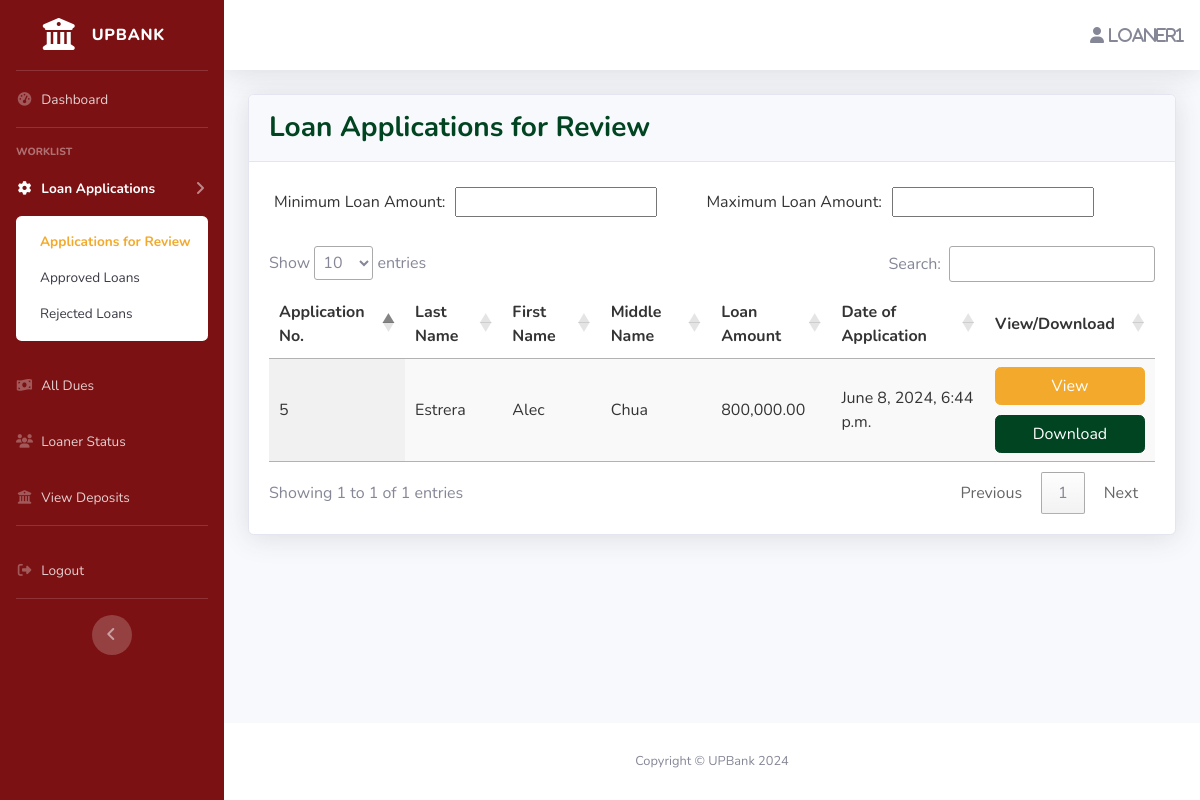
/bank-officer/review (signed in), run on the app's committed database.
### loans_borrower/models.py (models this page shows, shortened)
class Loans(models.Model):
    STATUS = (
        ('For Review', 'For Review'),
        ('Approved', 'Approved'),
        ('Rejected', 'Rejected'),
    )
    CIV_STATUS = (
        ('Married', 'Married'),
        ('Separated', 'Separated'),
        ('Single', 'Single'),
        ('Widower', 'Widower'),
    )
    LEN_STAY = (
        ('Months', 'Months'),
        ('Years', 'Years'),
    )
    HOME_OWN = (
        ('Mortgage', 'Mortgage'),
        ('Rented', 'Rented'),
        ('Owned', 'Owned'),
        ('Used Free/Living with Parents/Relatives', 'Used Free/Living with Parents/Relatives'),
    )
    PHONE_TYPE = (
        ('Home', 'Home'),
        ('Mobile', 'Mobile'),
    )
    PRIME_INCOME = (
        ('Employment', 'Employment'),
        ('Business', 'Business'),
    )
    EMP_TYPE = (
        ('Local(Government)', 'Local(Government)'),
        ('Local(Private)', 'Local(Private)'),
        ('OFW Non-Immigrant(Government)', 'OFW Non-Immigrant(Government)'),
        ('OFW Non-Immigrant(Private)', 'OFW Non-Immigrant(Private)'),
    )
    LOAN_TAG = (
        ('Pending', 'Pending'),
        ('Delinquent', 'Delinquent'),
        ('In-Loan Default', 'In-Loan Default'),
        ('Completed', 'Completed'),
    )
    app_date = models.DateTimeField(null=True, blank=True)
    status = models.CharField(default='For Review',max_length=100, choices=STATUS, null=True)
    make = models.CharField(max_length=100, null=True, blank=False)
    model = models.CharField(max_length=100, null=True, blank=False)
    sell_price = models.DecimalField(max_digits=50, decimal_places=2, null=True, blank=False)
    dp_percent = models.PositiveIntegerField(null=True, blank=False)
    dp_amt = models.DecimalField(max_digits=50, decimal_places=2, null=True, blank=False)
    loan_amt = models.DecimalField(max_digits=50, decimal_places=2, null=True, blank=False)
    no_of_payments = models.IntegerField(null=True, blank=False)
    loan_bal = models.DecimalField(default=0,max_digits=50, decimal_places=2, null=True, blank=True)
    user = models.ForeignKey(User, on_delete=models.CASCADE, null=True, blank=True)
    first_name = models.CharField(max_length=100, null=True, blank=False)
    middle_name = models.CharField(max_length=100, null=True, blank=True)
    last_name = models.CharField(max_length=100, null=True, blank=False)
    birthdate = models.DateField(null=True, blank=False)
    civ_status = models.CharField(max_length=100, choices=CIV_STATUS, null=True, blank=False)
    unit_no = models.CharField(max_length=100, null=True, blank=False)
    condo_name = models.CharField(max_length=100, null=True, blank=True)
    street = models.CharField(max_length=100, null=True, blank=False)
    subdiv_brgy = models.CharField(max_length=100, null=True, blank=False)
    city = models.CharField(max_length=100, null=True, blank=False)
    municip_prov = models.CharField(max_length=100, null=True, blank=False)
    country = models.CharField(max_length=100, null=True, blank=False)
    len_stay = models.CharField(max_length=100, choices=LEN_STAY, null=True, blank=False)
    len_stay_num = models.IntegerField(null=True, blank=False)
    home_own = models.CharField(max_length=100, choices=HOME_OWN, null=True, blank=False)
    phone_type = models.CharField(max_length=100, choices=PHONE_TYPE, null=True, blank=False)
    home_num = models.CharField(max_length=100, null=True, blank=True)
    mobile_num = PhoneNumberField(max_length=100, null=True, blank=True)
    email_add = models.CharField(max_length=100, null=True, blank=False)
    prime_income = models.CharField(max_length=100, choices=PRIME_INCOME, null=True, blank=False)
    emp_type = models.CharField(max_length=100, choices=EMP_TYPE, null=True, blank=True)
    emp_name = models.CharField(max_length=100, null=True, blank=True)
    job_pos = models.CharField(max_length=100, null=True, blank=True)
    emp_tenure = models.CharField(max_length=100, choices=LEN_STAY, null=True, blank=True)
    emp_tenure_num = models.IntegerField(null=True, blank=True)
    emp_monthly_income = models.DecimalField(max_digits=50, decimal_places=2, null=True, blank=True)
    emp_work_no = models.CharField(max_length=100, null=True, blank=True)
    bsns_type = models.CharField(default="Self-Employed", max_length=100, null=True, blank=True)
    bsns_name = models.CharField(max_length=100, null=True, blank=True)
    bsns_tenure = models.CharField(max_length=100, choices=LEN_STAY, null=True, blank=True)
    bsns_tenure_num = models.IntegerField(null=True, blank=True)
    bsns_monthly_income = models.DecimalField(max_digits=50, decimal_places=2, null=True, blank=True)
    bsns_work_no = models.CharField(max_length=100, null=True, blank=True)
    bsns_unit_no = models.CharField(max_length=100, null=True, blank=True)
    bsns_condo_name = models.CharField(max_length=100, null=True, blank=True)
    bsns_street = models.CharField(max_length=100, null=True, blank=True)
    bsns_subdiv_brgy = models.CharField(max_length=100, null=True, blank=True)
    bsns_city = models.CharField(max_length=100, null=True, blank=True)
    bsns_municip_prov = models.CharField(max_length=100, null=True, blank=True)
    bsns_country = models.CharField(max_length=100, null=True, blank=True)
    loan_docs = models.FileField(upload_to='loan_docs/', null=True, blank=True)
    loan_tag = models.CharField(default='Pending', max_length=100, choices=LOAN_TAG, null=True, blank=True)

### bank_officer/views.py (the view)
# urls.py: path('review', views.review, name="review"),
def review (request):
    loans = Loans.objects.filter(status='For Review')
    data = {
        'loans' : loans,
    }
    return render(request, 'bank_officer/review.html', data)

### bank_officer/templates/bank_officer/review.html (shortened to what this page needs)
{% extends 'bank_officer/navbar.html' %}
{% load static %}
{% block content %}
{% load humanize %}
                    <div class="card shadow mb-4">
                        <div class="card-header py-3">
                            <h3 class="m-0 font-weight-bold" style="color:#014421">Loan Applications for Review</h3>
                        </div>
                        <div class="card-body">
                            <div class="table-responsive">
                                <table border="0" cellspacing="5" cellpadding="5">
                                <tbody><tr>
                                    <td style="color: #343434">Minimum Loan Amount:</td>
                                    <td><input type="text" id="min" name="min" style="color: #343434;"></td>
                                    <td>&nbsp;&nbsp;&nbsp;&nbsp;&nbsp;&nbsp;&nbsp;</td>
                                    <td style="color: #343434">Maximum Loan Amount:</td>
                                    <td><input type="text" id="max" name="max" style="color: #343434;"></td>
                                </tr>
                                </tbody></table><br>
                                <table id="example" class="display" style="width:100%">
                                    <thead>
                                        <tr>
                                            <th>Application No.</th>
                                            <th>Last Name</th>
                                            <th>First Name</th>
                                            <th>Middle Name</th>
                                            <th>Loan Amount</th>
                                            <th>Date of Application</th>
                                            <th>View/Download</th>
                                        </tr>
                                    </thead>
                                    <tbody>
                                        {% for loan in loans %}
                                             <tr onclick="window.location='{% url 'loan-app' loan.id %}'">
                                                <td>{{loan.id}}</a></td>
                                                <td>{{loan.last_name}}</td>
                                                <td>{{loan.first_name}}</td>
                                                <td>{{loan.middle_name}}</td>
                                                <td>{{loan.loan_amt|intcomma}}</td>
                                                <td>{{loan.app_date}}</td>
                                                <td>
                                                    <div>
                                                        <button id="submit_button" type="submit" class="btn btn-primary login-button button-width" style="background-color: #F3AA2C !important; border-color: #F3AA2C !important;">
                                                        <a href="{% url 'loan-app' loan.id %}" style="color:white;">View</a></button>
                                                    </div>
                                                    <div style="padding-top: 10px;">
                                                        <button id="submit_button" type="submit" class="btn btn-primary login-button button-width" style="background-color: #014421 !important; border-color: #014421 !important;">
                                                        <a href="{% url 'generate-pdf' loan.id %}" style="color:white">Download</a></button>
                                                    </div>
                                                </td>
                                            </tr>
                                        {% endfor %}
                                    </tbody>
                                </table>
                            </div>
                         </div>
                    </div>
{% endblock content %}

### bank_officer/templates/bank_officer/navbar.html (shortened to what this page needs)
{% load static %}
<!DOCTYPE html>
<html lang="en">
<head>
    <link rel="stylesheet" href="https://use.fontawesome.com/releases/v6.4.0/css/all.css">
    <link href="{% static 'vendor/fontawesome-free/css/all.min.css' %}" rel="stylesheet" type="text/css">
    <link href="{% static 'css/sb-admin-2.min.css' %}" rel="stylesheet">
    <link href="{% static 'vendor/datatables/dataTables.bootstrap4.min.css' %}" rel="stylesheet">
    <link rel="stylesheet" type="text/css" href="https://cdn.datatables.net/1.12.1/css/jquery.dataTables.min.css">
</head>
<body id="page-top">
    <div id="wrapper">
        <ul class="navbar-nav bg-gradient-primary sidebar sidebar-dark accordion" style="background:#7b1113" id="accordionSidebar">
            <a class="sidebar-brand d-flex align-items-center justify-content-center" href="#">
                <div class="sidebar-brand-icon"><i class="fa fa-building-columns"></i></div>
                <div class="sidebar-brand-text mx-3">UPBank</div>
            </a>
            <hr class="sidebar-divider my-0">
            <li class="nav-item {% if request.resolver_match.view_name == 'dashboard' %}active{% endif %}">
                <a class="nav-link" href="{% url 'dashboard' %}">
                    <i class="fas fa-fw fa-tachometer-alt"></i>
                    <span>Dashboard</span></a>
            </li>
            <hr class="sidebar-divider">
            <div class="sidebar-heading">
                Worklist
            </div>
            <li class="nav-item {% if request.resolver_match.view_name == 'review' or  request.resolver_match.view_name == 'approved' or request.resolver_match.view_name == 'rejected'%}active{% endif %}">
                <a class="nav-link collapsed" href="#" data-toggle="collapse" data-target="#collapseTwo"
                    aria-expanded="true" aria-controls="collapseTwo">
                    <i class="fas fa-fw fa-cog"></i>
                    <span>Loan Applications</span>
                </a>
                <div id="collapseTwo" class="collapse {% if request.resolver_match.view_name == 'review' or request.resolver_match.view_name == 'approved' or request.resolver_match.view_name == 'rejected'%}show{% endif %}" aria-labelledby="headingTwo" data-parent="#accordionSidebar">
                    <div class="bg-white py-2 collapse-inner rounded">
                        <a class="collapse-item {% if request.resolver_match.view_name == 'review' %}active{% endif %}" href="{% url 'review' %}">Applications for Review</a>
                        <a class="collapse-item {% if request.resolver_match.view_name == 'approved' %}active{% endif %}" href="{% url 'approved' %}">Approved Loans</a>
                        <a class="collapse-item {% if request.resolver_match.view_name == 'rejected' %}active{% endif %}" href="{% url 'rejected' %}">Rejected Loans</a>
                    </div>
                </div>
            </li>
            <li class="nav-item {% if request.resolver_match.view_name == 'all_dues' %}active{% endif %}">
                <a class="nav-link" href="{% url 'all_dues' %}">
                    <i class="fas fa-fw fa-money-bill-wave"></i>
                    <span>All Dues</span>
                </a>
            </li>
            <li class="nav-item {% if request.resolver_match.view_name == 'loaner-status' %}active{% endif %}">
                <a class="nav-link" href="{% url 'loaner-status' %}">
                    <i class="fas fa-fw fa-users"></i>
                    <span>Loaner Status</span>
                </a>
            </li>
            <li class="nav-item {% if request.resolver_match.view_name == 'view_deposit_applications' %}active{% endif %}">
                <a class="nav-link" href="{% url 'view_deposit_applications' %}">
                    <i class="fas fa-fw fa-university"></i>
                    <span>View Deposits</span>
                </a>
            </li>
            <hr class="sidebar-divider">
            <li class="nav-item">
                <a class="nav-link" href="{% url 'logout' %}">
                    <i class="fas fa-fw fa-sign-out-alt"></i>
                    <span>Logout</span></a>
            </li>
            <hr class="sidebar-divider d-none d-md-block">
            <div class="text-center d-none d-md-inline">
                <button class="rounded-circle border-0" id="sidebarToggle"></button>
            </div>
        </ul>
        <div id="content-wrapper" class="d-flex flex-column">
            <div id="content">
                <nav class="navbar navbar-expand navbar-light bg-white topbar mb-4 static-top shadow">
                    <ul class="navbar-nav ml-auto">
                        <i class="fa-solid fa-user"> {{user.username}}</i>
                    </ul>
                </nav>
                <div class="container-fluid">
                    {% block content %}
                    {% endblock content %}
                </div>
            </div>
            <footer class="sticky-footer bg-white">
                <div class="container my-auto">
                    <div class="copyright text-center my-auto">
                        <span>Copyright &copy; UPBank 2024</span>
                    </div>
                </div>
            </footer>
        </div>
    </div>
</body>
</html>

### bank_officer/templates/bank_officer/navbar.html (style rules this page uses)
#accordionSidebar .collapse-item.active { color: #F3AA2C !important; background-color: transparent !important; }

### bank_officer/templates/bank_officer/review.html (style rules this page uses)
.table-responsive table { color: #343434; }
.table-responsive input[type="text"] { color: #343434; }
.button-width { width: 150px; }

### data on the page
Loans: id "5", last_name "Estrera", first_name "Alec", middle_name "Chua", loan_amt "800,000.00", app_date "June 8, 2024, 6:44 p.m."

### other printed values
{{ user.username }} "loaner1"
